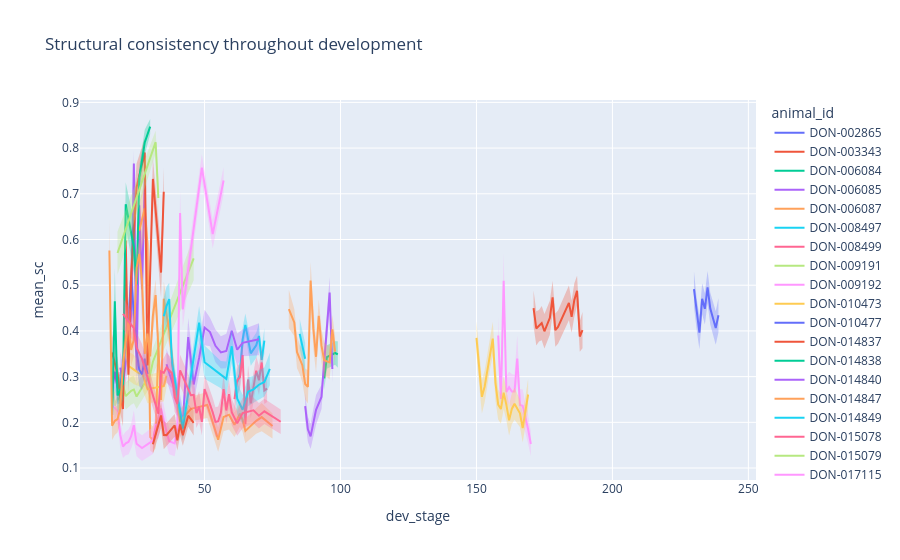

Notebook source saved alongside this figure:
### Markdown cell above
We can plot the structural consistency values as a function of developmental days:

### Code cell
# Sort the dataframe by animal ID and dev_stage
sc_df = sc_df.sort_values(by=["animal_id", "dev_stage"])

fig = nb_plotting.line_with_interval(
    data_frame=sc_df,
    x="dev_stage",
    y="mean_sc",
    error_y_mode="bands",
    error_y="std_sc",
    title="Structural consistency throughout development",
    color="animal_id",
)

fig.show()

### Figure 1 — Plotly figure (JSON) as saved in the notebook; plotly's stock layout.template omitted (floating-point values rounded to 4 significant figures)
{"data": [{"fill": "toself", "fillcolor": "rgba(99,110,250,.3)", "hoverinfo": "skip", "legendgroup": "DON-002865", "line": {"color": "rgba(255,255,255,0)"}, "showlegend": false, "type": "scatter", "x": [230, 231, 232, 233, 234, 235, 236, 238, 239, 239, 238, 236, 235, 234, 233, 232, 231, 230], "xaxis": "x", "y": [0.5295, 0.4706, 0.4324, 0.5041, 0.483, 0.5309, 0.4835, 0.443, 0.4713, 0.3972, 0.3695, 0.414, 0.4598, 0.4138, 0.4367, 0.3597, 0.4018, 0.4536], "yaxis": "y"}, {"hovertemplate": "animal_id=DON-002865<br>dev_stage=%{x}<br>mean_sc=%{y}<extra></extra>", "legendgroup": "DON-002865", "line": {"color": "#636efa", "dash": "solid"}, "marker": {"symbol": "circle"}, "mode": "lines", "name": "DON-002865", "orientation": "v", "showlegend": true, "type": "scatter", "x": [230, 231, 232, 233, 234, 235, 236, 238, 239], "xaxis": "x", "y": [0.4916, 0.4362, 0.3961, 0.4704, 0.4484, 0.4954, 0.4488, 0.4063, 0.4342], "yaxis": "y"}, {"fill": "toself", "fillcolor": "rgba(239,85,59,.3)", "hoverinfo": "skip", "legendgroup": "DON-003343", "line": {"color": "rgba(255,255,255,0)"}, "showlegend": false, "type": "scatter", "x": [171, 172, 173, 174, 175, 177, 178, 179, 180, 184, 185, 186, 187, 188, 189, 189, 188, 187, 186, 185, 184, 180, 179, 178, 177, 175, 174, 173, 172, 171], "xaxis": "x", "y": [0.4885, 0.4429, 0.4459, 0.4548, 0.4371, 0.466, 0.5097, 0.4383, 0.4449, 0.4996, 0.4663, 0.5043, 0.5205, 0.4211, 0.4414, 0.3619, 0.3545, 0.455, 0.4312, 0.3958, 0.4232, 0.3721, 0.3651, 0.4368, 0.3914, 0.3614, 0.3795, 0.3767, 0.368, 0.4108], "yaxis": "y"}, {"hovertemplate": "animal_id=DON-003343<br>dev_stage=%{x}<br>mean_sc=%{y}<extra></extra>", "legendgroup": "DON-003343", "line": {"color": "#EF553B", "dash": "solid"}, "marker": {"symbol": "circle"}, "mode": "lines", "name": "DON-003343", "orientation": "v", "showlegend": true, "type": "scatter", "x": [171, 172, 173, 174, 175, 177, 178, 179, 180, 184, 185, 186, 187, 188, 189], "xaxis": "x", "y": [0.4496, 0.4055, 0.4113, 0.4171, 0.3992, 0.4287, 0.4733, 0.4017, 0.4085, 0.4614, 0.431, 0.4678, 0.4877, 0.3878, 0.4017], "yaxis": "y"}, {"fill": "toself", "fillcolor": "rgba(0,204,150,.3)", "hoverinfo": "skip", "legendgroup": "DON-006084", "line": {"color": "rgba(255,255,255,0)"}, "showlegend": false, "type": "scatter", "x": [20, 20], "xaxis": "x", "y": [0.3505, 0.2866], "yaxis": "y"}, {"hovertemplate": "animal_id=DON-006084<br>dev_stage=%{x}<br>mean_sc=%{y}<extra></extra>", "legendgroup": "DON-006084", "line": {"color": "#00cc96", "dash": "solid"}, "marker": {"symbol": "circle"}, "mode": "lines", "name": "DON-006084", "orientation": "v", "showlegend": true, "type": "scatter", "x": [20], "xaxis": "x", "y": [0.3185], "yaxis": "y"}, {"fill": "toself", "fillcolor": "rgba(171,99,250,.3)", "hoverinfo": "skip", "legendgroup": "DON-006085", "line": {"color": "rgba(255,255,255,0)"}, "showlegend": false, "type": "scatter", "x": [19, 20, 22, 23, 24, 25, 26, 27, 28, 28, 27, 26, 25, 24, 23, 22, 20, 19], "xaxis": "x", "y": [0.3546, 0.3274, 0.4147, 0.4768, 0.7954, 0.3503, 0.7256, 0.5701, 0.769, 0.7053, 0.4116, 0.6243, 0.2708, 0.7376, 0.3929, 0.3267, 0.249, 0.2849], "yaxis": "y"}, {"hovertemplate": "animal_id=DON-006085<br>dev_stage=%{x}<br>mean_sc=%{y}<extra></extra>", "legendgroup": "DON-006085", "line": {"color": "#ab63fa", "dash": "solid"}, "marker": {"symbol": "circle"}, "mode": "lines", "name": "DON-006085", "orientation": "v", "showlegend": true, "type": "scatter", "x": [19, 20, 22, 23, 24, 25, 26, 27, 28], "xaxis": "x", "y": [0.3197, 0.2882, 0.3707, 0.4348, 0.7665, 0.3106, 0.675, 0.4909, 0.7372], "yaxis": "y"}, {"fill": "toself", "fillcolor": "rgba(255,161,90,.3)", "hoverinfo": "skip", "legendgroup": "DON-006087", "line": {"color": "rgba(255,255,255,0)"}, "showlegend": false, "type": "scatter", "x": [26, 28, 29, 30, 31, 32, 33, 33, 32, 31, 30, 29, 28, 26], "xaxis": "x", "y": [0.6793, 0.7284, 0.6286, 0.1967, 0.191, 0.2057, 0.4137, 0.3108, 0.1435, 0.1337, 0.1384, 0.5532, 0.6084, 0.5591], "yaxis": "y"}, {"hovertemplate": "animal_id=DON-006087<br>dev_stage=%{x}<br>mean_sc=%{y}<extra></extra>", "legendgroup": "DON-006087", "line": {"color": "#FFA15A", "dash": "solid"}, "marker": {"symbol": "circle"}, "mode": "lines", "name": "DON-006087", "orientation": "v", "showlegend": true, "type": "scatter", "x": [26, 28, 29, 30, 31, 32, 33], "xaxis": "x", "y": [0.6192, 0.6684, 0.5909, 0.1676, 0.1624, 0.1746, 0.3622], "yaxis": "y"}, {"fill": "toself", "fillcolor": "rgba(25,211,243,.3)", "hoverinfo": "skip", "legendgroup": "DON-008497", "line": {"color": "rgba(255,255,255,0)"}, "showlegend": false, "type": "scatter", "x": [62, 63, 64, 65, 67, 69, 70, 71, 72, 72, 71, 70, 69, 67, 65, 64, 63, 62], "xaxis": "x", "y": [0.314, 0.3352, 0.4071, 0.438, 0.3781, 0.3958, 0.4168, 0.3626, 0.4058, 0.352, 0.3105, 0.3612, 0.3411, 0.3236, 0.3884, 0.3546, 0.2755, 0.2618], "yaxis": "y"}, {"hovertemplate": "animal_id=DON-008497<br>dev_stage=%{x}<br>mean_sc=%{y}<extra></extra>", "legendgroup": "DON-008497", "line": {"color": "#19d3f3", "dash": "solid"}, "marker": {"symbol": "circle"}, "mode": "lines", "name": "DON-008497", "orientation": "v", "showlegend": true, "type": "scatter", "x": [62, 63, 64, 65, 67, 69, 70, 71, 72], "xaxis": "x", "y": [0.2879, 0.3053, 0.3808, 0.4132, 0.3509, 0.3684, 0.389, 0.3366, 0.3789], "yaxis": "y"}, {"fill": "toself", "fillcolor": "rgba(255,102,146,.3)", "hoverinfo": "skip", "legendgroup": "DON-008499", "line": {"color": "rgba(255,255,255,0)"}, "showlegend": false, "type": "scatter", "x": [61, 62, 63, 64, 65, 66, 67, 69, 70, 71, 72, 73, 73, 72, 71, 70, 69, 67, 66, 65, 64, 63, 62, 61], "xaxis": "x", "y": [0.2815, 0.326, 0.3263, 0.3773, 0.2243, 0.3244, 0.2748, 0.3441, 0.3243, 0.3666, 0.2997, 0.3029, 0.2447, 0.2399, 0.2952, 0.2598, 0.282, 0.2083, 0.2632, 0.1677, 0.3174, 0.2702, 0.2583, 0.22], "yaxis": "y"}, {"hovertemplate": "animal_id=DON-008499<br>dev_stage=%{x}<br>mean_sc=%{y}<extra></extra>", "legendgroup": "DON-008499", "line": {"color": "#FF6692", "dash": "solid"}, "marker": {"symbol": "circle"}, "mode": "lines", "name": "DON-008499", "orientation": "v", "showlegend": true, "type": "scatter", "x": [61, 62, 63, 64, 65, 66, 67, 69, 70, 71, 72, 73], "xaxis": "x", "y": [0.2507, 0.2922, 0.2983, 0.3473, 0.196, 0.2938, 0.2416, 0.313, 0.292, 0.3309, 0.2698, 0.2738], "yaxis": "y"}, {"fill": "toself", "fillcolor": "rgba(182,232,128,.3)", "hoverinfo": "skip", "legendgroup": "DON-009191", "line": {"color": "rgba(255,255,255,0)"}, "showlegend": false, "type": "scatter", "x": [16, 17, 18, 19, 20, 21, 23, 24, 25, 30, 31, 46, 46, 31, 30, 25, 24, 23, 21, 20, 19, 18, 17, 16], "xaxis": "x", "y": [0.3252, 0.2666, 0.2848, 0.2775, 0.3094, 0.2873, 0.2995, 0.3019, 0.2837, 0.3321, 0.3619, 0.606, 0.511, 0.3034, 0.2777, 0.229, 0.2416, 0.2386, 0.2274, 0.2541, 0.2178, 0.2214, 0.2064, 0.2604], "yaxis": "y"}, {"hovertemplate": "animal_id=DON-009191<br>dev_stage=%{x}<br>mean_sc=%{y}<extra></extra>", "legendgroup": "DON-009191", "line": {"color": "#B6E880", "dash": "solid"}, "marker": {"symbol": "circle"}, "mode": "lines", "name": "DON-009191", "orientation": "v", "showlegend": true, "type": "scatter", "x": [16, 17, 18, 19, 20, 21, 23, 24, 25, 30, 31, 46], "xaxis": "x", "y": [0.2928, 0.2365, 0.2531, 0.2477, 0.2817, 0.2573, 0.269, 0.2718, 0.2564, 0.3049, 0.3326, 0.5585], "yaxis": "y"}, {"fill": "toself", "fillcolor": "rgba(255,151,255,.3)", "hoverinfo": "skip", "legendgroup": "DON-009192", "line": {"color": "rgba(255,255,255,0)"}, "showlegend": false, "type": "scatter", "x": [16, 18, 19, 20, 21, 22, 23, 24, 25, 27, 31, 32, 33, 34, 36, 37, 39, 40, 41, 42, 49, 53, 57, 57, 53, 49, 42, 41, 40, 39, 37, 36, 34, 33, 32, 31, 27, 25, 24, 23, 22, 21, 20, 19, 18, 16], "xaxis": "x", "y": [0.2714, 0.2548, 0.2007, 0.1718, 0.1801, 0.1845, 0.1964, 0.2266, 0.1803, 0.172, 0.1896, 0.2243, 0.2292, 0.2665, 0.2092, 0.1876, 0.1821, 0.2192, 0.7063, 0.4857, 0.7866, 0.6428, 0.7579, 0.7, 0.5806, 0.7282, 0.4085, 0.6096, 0.1579, 0.1261, 0.1301, 0.1508, 0.1937, 0.1641, 0.1639, 0.1305, 0.1154, 0.1257, 0.1607, 0.1429, 0.1295, 0.1278, 0.1222, 0.144, 0.1954, 0.2038], "yaxis": "y"}, {"hovertemplate": "animal_id=DON-009192<br>dev_stage=%{x}<br>mean_sc=%{y}<extra></extra>", "legendgroup": "DON-009192", "line": {"color": "#FF97FF", "dash": "solid"}, "marker": {"symbol": "circle"}, "mode": "lines", "name": "DON-009192", "orientation": "v", "showlegend": true, "type": "scatter", "x": [16, 18, 19, 20, 21, 22, 23, 24, 25, 27, 31, 32, 33, 34, 36, 37, 39, 40, 41, 42, 49, 53, 57], "xaxis": "x", "y": [0.2376, 0.2251, 0.1724, 0.147, 0.1539, 0.157, 0.1697, 0.1936, 0.153, 0.1437, 0.16, 0.1941, 0.1966, 0.2301, 0.18, 0.1588, 0.1541, 0.1886, 0.658, 0.4471, 0.7574, 0.6117, 0.7289], "yaxis": "y"}, {"fill": "toself", "fillcolor": "rgba(254,203,82,.3)", "hoverinfo": "skip", "legendgroup": "DON-010473", "line": {"color": "rgba(255,255,255,0)"}, "showlegend": false, "type": "scatter", "x": [21, 22, 24, 26, 27, 29, 35, 36, 36, 35, 29, 27, 26, 24, 22, 21], "xaxis": "x", "y": [0.4128, 0.3553, 0.3474, 0.3351, 0.3411, 0.3032, 0.3131, 0.3279, 0.276, 0.2456, 0.2418, 0.2751, 0.2788, 0.2832, 0.2926, 0.336], "yaxis": "y"}, {"hovertemplate": "animal_id=DON-010473<br>dev_stage=%{x}<br>mean_sc=%{y}<extra></extra>", "legendgroup": "DON-010473", "line": {"color": "#FECB52", "dash": "solid"}, "marker": {"symbol": "circle"}, "mode": "lines", "name": "DON-010473", "orientation": "v", "showlegend": true, "type": "scatter", "x": [21, 22, 24, 26, 27, 29, 35, 36], "xaxis": "x", "y": [0.3744, 0.3239, 0.3153, 0.307, 0.3081, 0.2725, 0.2793, 0.3019], "yaxis": "y"}, {"fill": "toself", "fillcolor": "rgba(99,110,250,.3)", "hoverinfo": "skip", "legendgroup": "DON-010477", "line": {"color": "rgba(255,255,255,0)"}, "showlegend": false, "type": "scatter", "x": [16, 17, 18, 19, 22, 23, 25, 26, 27, 28, 29, 29, 28, 27, 26, 25, 23, 22, 19, 18, 17, 16], "xaxis": "x", "y": [0.306, 0.3468, 0.3121, 0.3089, 0.4539, 0.5854, 0.3892, 0.3515, 0.3395, 0.3778, 0.3426, 0.2679, 0.3008, 0.2706, 0.2787, 0.3231, 0.4528, 0.3832, 0.2418, 0.2396, 0.2748, 0.229], "yaxis": "y"}, {"hovertemplate": "animal_id=DON-010477<br>dev_stage=%{x}<br>mean_sc=%{y}<extra></extra>", "legendgroup": "DON-010477", "line": {"color": "#636efa", "dash": "solid"}, "marker": {"symbol": "circle"}, "mode": "lines", "name": "DON-010477", "orientation": "v", "showlegend": true, "type": "scatter", "x": [16, 17, 18, 19, 22, 23, 25, 26, 27, 28, 29], "xaxis": "x", "y": [0.2675, 0.3108, 0.2758, 0.2753, 0.4186, 0.5191, 0.3561, 0.3151, 0.3051, 0.3393, 0.3053], "yaxis": "y"}, {"fill": "toself", "fillcolor": "rgba(239,85,59,.3)", "hoverinfo": "skip", "legendgroup": "DON-014837", "line": {"color": "rgba(255,255,255,0)"}, "showlegend": false, "type": "scatter", "x": [16, 18, 19, 20, 21, 22, 23, 25, 28, 29, 31, 34, 35, 35, 34, 31, 29, 28, 25, 23, 22, 21, 20, 19, 18, 16], "xaxis": "x", "y": [0.3933, 0.3399, 0.2915, 0.2664, 0.6331, 0.3456, 0.5968, 0.7664, 0.8216, 0.364, 0.7767, 0.5832, 0.7572, 0.6519, 0.4723, 0.6884, 0.2849, 0.7591, 0.662, 0.4455, 0.2629, 0.5628, 0.1916, 0.2204, 0.2715, 0.3123], "yaxis": "y"}, {"hovertemplate": "animal_id=DON-014837<br>dev_stage=%{x}<br>mean_sc=%{y}<extra></extra>", "legendgroup": "DON-014837", "line": {"color": "#EF553B", "dash": "solid"}, "marker": {"symbol": "circle"}, "mode": "lines", "name": "DON-014837", "orientation": "v", "showlegend": true, "type": "scatter", "x": [16, 18, 19, 20, 21, 22, 23, 25, 28, 29, 31, 34, 35], "xaxis": "x", "y": [0.3528, 0.3057, 0.2559, 0.229, 0.598, 0.3043, 0.5211, 0.7142, 0.7904, 0.3244, 0.7325, 0.5277, 0.7045], "yaxis": "y"}, {"fill": "toself", "fillcolor": "rgba(0,204,150,.3)", "hoverinfo": "skip", "legendgroup": "DON-014838", "line": {"color": "rgba(255,255,255,0)"}, "showlegend": false, "type": "scatter", "x": [16, 17, 18, 20, 21, 24, 25, 26, 28, 30, 30, 28, 26, 25, 24, 21, 20, 18, 17, 16], "xaxis": "x", "y": [0.2495, 0.5374, 0.2961, 0.3199, 0.7251, 0.6404, 0.538, 0.7599, 0.8399, 0.8637, 0.8305, 0.7847, 0.7111, 0.4655, 0.527, 0.629, 0.2485, 0.2211, 0.3922, 0.1829], "yaxis": "y"}, {"hovertemplate": "animal_id=DON-014838<br>dev_stage=%{x}<br>mean_sc=%{y}<extra></extra>", "legendgroup": "DON-014838", "line": {"color": "#00cc96", "dash": "solid"}, "marker": {"symbol": "circle"}, "mode": "lines", "name": "DON-014838", "orientation": "v", "showlegend": true, "type": "scatter", "x": [16, 17, 18, 20, 21, 24, 25, 26, 28, 30], "xaxis": "x", "y": [0.2162, 0.4648, 0.2586, 0.2842, 0.6771, 0.5837, 0.5017, 0.7355, 0.8123, 0.8471], "yaxis": "y"}, {"fill": "toself", "fillcolor": "rgba(171,99,250,.3)", "hoverinfo": "skip", "legendgroup": "DON-014840", "line": {"color": "rgba(255,255,255,0)"}, "showlegend": false, "type": "scatter", "x": [36, 40, 42, 44, 46, 48, 50, 52, 54, 56, 58, 60, 62, 64, 70, 70, 64, 62, 60, 58, 56, 54, 52, 50, 48, 46, 44, 42, 40, 36], "xaxis": "x", "y": [0.361, 0.2886, 0.2316, 0.4283, 0.3201, 0.376, 0.4462, 0.4289, 0.4033, 0.3885, 0.3941, 0.4348, 0.3945, 0.4032, 0.417, 0.3467, 0.3448, 0.3231, 0.3664, 0.3182, 0.3176, 0.3316, 0.3662, 0.3686, 0.3059, 0.2457, 0.3446, 0.1663, 0.2158, 0.2933], "yaxis": "y"}, {"hovertemplate": "animal_id=DON-014840<br>dev_stage=%{x}<br>mean_sc=%{y}<extra></extra>", "legendgroup": "DON-014840", "line": {"color": "#ab63fa", "dash": "solid"}, "marker": {"symbol": "circle"}, "mode": "lines", "name": "DON-014840", "orientation": "v", "showlegend": true, "type": "scatter", "x": [36, 40, 42, 44, 46, 48, 50, 52, 54, 56, 58, 60, 62, 64, 70], "xaxis": "x", "y": [0.3272, 0.2522, 0.199, 0.3864, 0.2829, 0.3409, 0.4074, 0.3976, 0.3675, 0.353, 0.3562, 0.4006, 0.3588, 0.374, 0.3818], "yaxis": "y"}, {"fill": "toself", "fillcolor": "rgba(255,161,90,.3)", "hoverinfo": "skip", "legendgroup": "DON-014847", "line": {"color": "rgba(255,255,255,0)"}, "showlegend": false, "type": "scatter", "x": [15, 16, 17, 18, 19, 20, 22, 23, 24, 25, 26, 27, 28, 29, 30, 31, 32, 33, 34, 35, 37, 39, 41, 45, 51, 55, 57, 59, 61, 63, 64, 65, 69, 71, 75, 75, 71, 69, 65, 64, 63, 61, 59, 57, 55, 51, 45, 41, 39, 37, 35, 34, 33, 32, 31, 30, 29, 28, 27, 26, 25, 24, 23, 22, 20, 19, 18, 17, 16, 15], "xaxis": "x", "y": [0.6446, 0.2243, 0.2346, 0.2367, 0.2617, 0.3618, 0.4643, 0.3933, 0.4188, 0.5743, 0.5993, 0.5484, 0.386, 0.4344, 0.3745, 0.4697, 0.5127, 0.3984, 0.2775, 0.5081, 0.4347, 0.3159, 0.2288, 0.2566, 0.2661, 0.1886, 0.2427, 0.2491, 0.2216, 0.2478, 0.2325, 0.2082, 0.2313, 0.2422, 0.2193, 0.1648, 0.1806, 0.1753, 0.1545, 0.1788, 0.1901, 0.1679, 0.1843, 0.1808, 0.1356, 0.2096, 0.2024, 0.175, 0.2541, 0.3674, 0.4329, 0.22, 0.3285, 0.4442, 0.3965, 0.3139, 0.3538, 0.3127, 0.472, 0.5376, 0.5019, 0.3447, 0.3234, 0.3814, 0.2955, 0.1979, 0.1775, 0.1722, 0.1611, 0.5071], "yaxis": "y"}, {"hovertemplate": "animal_id=DON-014847<br>dev_stage=%{x}<br>mean_sc=%{y}<extra></extra>", "legendgroup": "DON-014847", "line": {"color": "#FFA15A", "dash": "solid"}, "marker": {"symbol": "circle"}, "mode": "lines", "name": "DON-014847", "orientation": "v", "showlegend": true, "type": "scatter", "x": [15, 16, 17, 18, 19, 20, 22, 23, 24, 25, 26, 27, 28, 29, 30, 31, 32, 33, 34, 35, 37, 39, 41, 45, 51, 55, 57, 59, 61, 63, 64, 65, 69, 71, 75], "xaxis": "x", "y": [0.5758, 0.1927, 0.2034, 0.2071, 0.2298, 0.3286, 0.4229, 0.3583, 0.3817, 0.5381, 0.5685, 0.5102, 0.3493, 0.3941, 0.3442, 0.4331, 0.4785, 0.3634, 0.2487, 0.4705, 0.401, 0.285, 0.2019, 0.2295, 0.2379, 0.1621, 0.2117, 0.2167, 0.1948, 0.219, 0.2056, 0.1813, 0.2033, 0.2114, 0.192], "yaxis": "y"}, {"fill": "toself", "fillcolor": "rgba(25,211,243,.3)", "hoverinfo": "skip", "legendgroup": "DON-014849", "line": {"color": "rgba(255,255,255,0)"}, "showlegend": false, "type": "scatter", "x": [35, 36, 37, 38, 42, 48, 50, 56, 58, 60, 62, 64, 66, 68, 70, 72, 74, 74, 72, 70, 68, 66, 64, 62, 60, 58, 56, 50, 48, 42, 38, 37, 36, 35], "xaxis": "x", "y": [0.473, 0.4964, 0.5056, 0.3598, 0.2134, 0.4546, 0.3679, 0.3342, 0.3332, 0.4033, 0.2868, 0.2597, 0.2987, 0.3017, 0.3146, 0.3201, 0.352, 0.2814, 0.2563, 0.25, 0.2427, 0.2351, 0.1955, 0.2172, 0.3296, 0.2569, 0.2744, 0.2954, 0.3814, 0.1595, 0.3008, 0.4336, 0.412, 0.3913], "yaxis": "y"}, {"hovertemplate": "animal_id=DON-014849<br>dev_stage=%{x}<br>mean_sc=%{y}<extra></extra>", "legendgroup": "DON-014849", "line": {"color": "#19d3f3", "dash": "solid"}, "marker": {"symbol": "circle"}, "mode": "lines", "name": "DON-014849", "orientation": "v", "showlegend": true, "type": "scatter", "x": [35, 36, 37, 38, 42, 48, 50, 56, 58, 60, 62, 64, 66, 68, 70, 72, 74], "xaxis": "x", "y": [0.4322, 0.4542, 0.4696, 0.3303, 0.1864, 0.418, 0.3316, 0.3043, 0.295, 0.3664, 0.252, 0.2276, 0.2669, 0.2722, 0.2823, 0.2882, 0.3167], "yaxis": "y"}, {"fill": "toself", "fillcolor": "rgba(255,102,146,.3)", "hoverinfo": "skip", "legendgroup": "DON-015078", "line": {"color": "rgba(255,255,255,0)"}, "showlegend": false, "type": "scatter", "x": [20, 24, 25, 27, 33, 34, 35, 36, 38, 39, 40, 41, 45, 46, 47, 48, 49, 50, 53, 54, 55, 56, 57, 58, 59, 60, 62, 64, 68, 70, 72, 76, 78, 78, 76, 72, 70, 68, 64, 62, 60, 59, 58, 57, 56, 55, 54, 53, 50, 49, 48, 47, 46, 45, 41, 40, 39, 38, 36, 35, 34, 33, 27, 25, 24, 20], "xaxis": "x", "y": [0.4714, 0.4354, 0.3966, 0.3713, 0.2442, 0.3347, 0.3406, 0.3525, 0.3394, 0.2873, 0.2678, 0.3478, 0.2917, 0.2902, 0.2526, 0.2679, 0.2303, 0.3047, 0.2534, 0.2332, 0.2348, 0.2534, 0.3054, 0.2546, 0.2924, 0.2511, 0.2249, 0.2535, 0.2544, 0.2425, 0.2518, 0.2354, 0.2279, 0.1747, 0.1813, 0.1963, 0.1864, 0.198, 0.1869, 0.1708, 0.1938, 0.2307, 0.1973, 0.2395, 0.1886, 0.1697, 0.1686, 0.1907, 0.241, 0.1715, 0.2008, 0.1876, 0.2303, 0.2267, 0.2796, 0.2126, 0.2227, 0.2752, 0.2874, 0.276, 0.288, 0.1938, 0.3066, 0.3299, 0.3772, 0.4036], "yaxis": "y"}, {"hovertemplate": "animal_id=DON-015078<br>dev_stage=%{x}<br>mean_sc=%{y}<extra></extra>", "legendgroup": "DON-015078", "line": {"color": "#FF6692", "dash": "solid"}, "marker": {"symbol": "circle"}, "mode": "lines", "name": "DON-015078", "orientation": "v", "showlegend": true, "type": "scatter", "x": [20, 24, 25, 27, 33, 34, 35, 36, 38, 39, 40, 41, 45, 46, 47, 48, 49, 50, 53, 54, 55, 56, 57, 58, 59, 60, 62, 64, 68, 70, 72, 76, 78], "xaxis": "x", "y": [0.4375, 0.4063, 0.3632, 0.3389, 0.219, 0.3114, 0.3083, 0.32, 0.3073, 0.255, 0.2402, 0.3137, 0.2592, 0.2602, 0.2201, 0.2344, 0.2009, 0.2728, 0.2221, 0.2009, 0.2022, 0.221, 0.2724, 0.226, 0.2615, 0.2224, 0.1978, 0.2202, 0.2262, 0.2145, 0.2241, 0.2084, 0.2013], "yaxis": "y"}, {"fill": "toself", "fillcolor": "rgba(182,232,128,.3)", "hoverinfo": "skip", "legendgroup": "DON-015079", "line": {"color": "rgba(255,255,255,0)"}, "showlegend": false, "type": "scatter", "x": [18, 32, 33, 33, 32, 18], "xaxis": "x", "y": [0.6177, 0.8378, 0.7317, 0.6501, 0.7881, 0.5234], "yaxis": "y"}, {"hovertemplate": "animal_id=DON-015079<br>dev_stage=%{x}<br>mean_sc=%{y}<extra></extra>", "legendgroup": "DON-015079", "line": {"color": "#B6E880", "dash": "solid"}, "marker": {"symbol": "circle"}, "mode": "lines", "name": "DON-015079", "orientation": "v", "showlegend": true, "type": "scatter", "x": [18, 32, 33], "xaxis": "x", "y": [0.5706, 0.8129, 0.6909], "yaxis": "y"}, {"fill": "toself", "fillcolor": "rgba(255,151,255,.3)", "hoverinfo": "skip", "legendgroup": "DON-017115", "line": {"color": "rgba(255,255,255,0)"}, "showlegend": false, "type": "scatter", "x": [158, 159, 160, 161, 162, 163, 164, 165, 166, 167, 168, 169, 170, 170, 169, 168, 167, 166, 165, 164, 163, 162, 161, 160, 159, 158], "xaxis": "x", "y": [0.4312, 0.2833, 0.5694, 0.3009, 0.3104, 0.3056, 0.3039, 0.3904, 0.2731, 0.2717, 0.2404, 0.2161, 0.1786, 0.1265, 0.1539, 0.1793, 0.201, 0.2027, 0.2886, 0.2313, 0.2296, 0.2434, 0.2323, 0.4501, 0.2189, 0.3488], "yaxis": "y"}, {"hovertemplate": "animal_id=DON-017115<br>dev_stage=%{x}<br>mean_sc=%{y}<extra></extra>", "legendgroup": "DON-017115", "line": {"color": "#FF97FF", "dash": "solid"}, "marker": {"symbol": "circle"}, "mode": "lines", "name": "DON-017115", "orientation": "v", "showlegend": true, "type": "scatter", "x": [158, 159, 160, 161, 162, 163, 164, 165, 166, 167, 168, 169, 170], "xaxis": "x", "y": [0.39, 0.2511, 0.5097, 0.2666, 0.2769, 0.2676, 0.2676, 0.3395, 0.2379, 0.2363, 0.2099, 0.185, 0.1525], "yaxis": "y"}, {"fill": "toself", "fillcolor": "rgba(254,203,82,.3)", "hoverinfo": "skip", "legendgroup": "DON-017118", "line": {"color": "rgba(255,255,255,0)"}, "showlegend": false, "type": "scatter", "x": [150, 151, 152, 153, 155, 156, 157, 158, 159, 160, 161, 162, 163, 164, 166, 167, 169, 169, 167, 166, 164, 163, 162, 161, 160, 159, 158, 157, 156, 155, 153, 152, 151, 150], "xaxis": "x", "y": [0.4209, 0.3621, 0.2922, 0.3128, 0.3851, 0.42, 0.3247, 0.2717, 0.2609, 0.302, 0.2723, 0.2378, 0.2629, 0.2758, 0.25, 0.2191, 0.2949, 0.227, 0.1558, 0.1898, 0.2055, 0.1958, 0.171, 0.2044, 0.228, 0.1975, 0.2056, 0.2469, 0.3463, 0.3166, 0.2432, 0.2193, 0.281, 0.3489], "yaxis": "y"}, {"hovertemplate": "animal_id=DON-017118<br>dev_stage=%{x}<br>mean_sc=%{y}<extra></extra>", "legendgroup": "DON-017118", "line": {"color": "#FECB52", "dash": "solid"}, "marker": {"symbol": "circle"}, "mode": "lines", "name": "DON-017118", "orientation": "v", "showlegend": true, "type": "scatter", "x": [150, 151, 152, 153, 155, 156, 157, 158, 159, 160, 161, 162, 163, 164, 166, 167, 169], "xaxis": "x", "y": [0.3849, 0.3216, 0.2557, 0.278, 0.3509, 0.3831, 0.2858, 0.2387, 0.2292, 0.265, 0.2383, 0.2044, 0.2293, 0.2406, 0.2199, 0.1874, 0.261], "yaxis": "y"}, {"fill": "toself", "fillcolor": "rgba(99,110,250,.3)", "hoverinfo": "skip", "legendgroup": "DON-019213", "line": {"color": "rgba(255,255,255,0)"}, "showlegend": false, "type": "scatter", "x": [34, 34], "xaxis": "x", "y": [0.7935, 0.7388], "yaxis": "y"}, {"hovertemplate": "animal_id=DON-019213<br>dev_stage=%{x}<br>mean_sc=%{y}<extra></extra>", "legendgroup": "DON-019213", "line": {"color": "#636efa", "dash": "solid"}, "marker": {"symbol": "circle"}, "mode": "lines", "name": "DON-019213", "orientation": "v", "showlegend": true, "type": "scatter", "x": [34], "xaxis": "x", "y": [0.7661], "yaxis": "y"}, {"fill": "toself", "fillcolor": "rgba(239,85,59,.3)", "hoverinfo": "skip", "legendgroup": "DON-019542", "line": {"color": "rgba(255,255,255,0)"}, "showlegend": false, "type": "scatter", "x": [31, 34, 35, 36, 39, 40, 41, 42, 43, 44, 46, 46, 44, 43, 42, 41, 40, 39, 36, 35, 34, 31], "xaxis": "x", "y": [0.1736, 0.2432, 0.2034, 0.1978, 0.2184, 0.1827, 0.2207, 0.1952, 0.2167, 0.2388, 0.2261, 0.1713, 0.1902, 0.1692, 0.1486, 0.1703, 0.1382, 0.1683, 0.1463, 0.1411, 0.1867, 0.1307], "yaxis": "y"}, {"hovertemplate": "animal_id=DON-019542<br>dev_stage=%{x}<br>mean_sc=%{y}<extra></extra>", "legendgroup": "DON-019542", "line": {"color": "#EF553B", "dash": "solid"}, "marker": {"symbol": "circle"}, "mode": "lines", "name": "DON-019542", "orientation": "v", "showlegend": true, "type": "scatter", "x": [31, 34, 35, 36, 39, 40, 41, 42, 43, 44, 46], "xaxis": "x", "y": [0.1522, 0.215, 0.1723, 0.172, 0.1933, 0.1604, 0.1955, 0.1719, 0.193, 0.2145, 0.1987], "yaxis": "y"}, {"fill": "toself", "fillcolor": "rgba(0,204,150,.3)", "hoverinfo": "skip", "legendgroup": "DON-019608", "line": {"color": "rgba(255,255,255,0)"}, "showlegend": false, "type": "scatter", "x": [94, 95, 98, 99, 99, 98, 95, 94], "xaxis": "x", "y": [0.3206, 0.3685, 0.3773, 0.3773, 0.3196, 0.3261, 0.3172, 0.272], "yaxis": "y"}, {"hovertemplate": "animal_id=DON-019608<br>dev_stage=%{x}<br>mean_sc=%{y}<extra></extra>", "legendgroup": "DON-019608", "line": {"color": "#00cc96", "dash": "solid"}, "marker": {"symbol": "circle"}, "mode": "lines", "name": "DON-019608", "orientation": "v", "showlegend": true, "type": "scatter", "x": [94, 95, 98, 99], "xaxis": "x", "y": [0.2963, 0.3428, 0.3517, 0.3484], "yaxis": "y"}, {"fill": "toself", "fillcolor": "rgba(171,99,250,.3)", "hoverinfo": "skip", "legendgroup": "DON-019609", "line": {"color": "rgba(255,255,255,0)"}, "showlegend": false, "type": "scatter", "x": [87, 88, 89, 90, 91, 93, 96, 97, 97, 96, 93, 91, 90, 89, 88, 87], "xaxis": "x", "y": [0.2642, 0.2121, 0.1968, 0.2263, 0.2599, 0.2825, 0.5181, 0.3458, 0.2877, 0.4498, 0.2288, 0.195, 0.1681, 0.1416, 0.1576, 0.2066], "yaxis": "y"}, {"hovertemplate": "animal_id=DON-019609<br>dev_stage=%{x}<br>mean_sc=%{y}<extra></extra>", "legendgroup": "DON-019609", "line": {"color": "#ab63fa", "dash": "solid"}, "marker": {"symbol": "circle"}, "mode": "lines", "name": "DON-019609", "orientation": "v", "showlegend": true, "type": "scatter", "x": [87, 88, 89, 90, 91, 93, 96, 97], "xaxis": "x", "y": [0.2354, 0.1849, 0.1692, 0.1972, 0.2274, 0.2556, 0.484, 0.3167], "yaxis": "y"}, {"fill": "toself", "fillcolor": "rgba(255,161,90,.3)", "hoverinfo": "skip", "legendgroup": "DON-019747", "line": {"color": "rgba(255,255,255,0)"}, "showlegend": false, "type": "scatter", "x": [81, 83, 84, 85, 86, 87, 88, 89, 90, 91, 92, 93, 94, 95, 96, 97, 98, 98, 97, 96, 95, 94, 93, 92, 91, 90, 89, 88, 87, 86, 85, 84, 83, 81], "xaxis": "x", "y": [0.4894, 0.4482, 0.3891, 0.3693, 0.3615, 0.3181, 0.3138, 0.5505, 0.4485, 0.378, 0.469, 0.4039, 0.3745, 0.3679, 0.3689, 0.435, 0.3886, 0.3213, 0.3718, 0.2935, 0.299, 0.2973, 0.3314, 0.3969, 0.3088, 0.3624, 0.4694, 0.2415, 0.25, 0.2872, 0.3054, 0.3184, 0.389, 0.4058], "yaxis": "y"}, {"hovertemplate": "animal_id=DON-019747<br>dev_stage=%{x}<br>mean_sc=%{y}<extra></extra>", "legendgroup": "DON-019747", "line": {"color": "#FFA15A", "dash": "solid"}, "marker": {"symbol": "circle"}, "mode": "lines", "name": "DON-019747", "orientation": "v", "showlegend": true, "type": "scatter", "x": [81, 83, 84, 85, 86, 87, 88, 89, 90, 91, 92, 93, 94, 95, 96, 97, 98], "xaxis": "x", "y": [0.4476, 0.4186, 0.3538, 0.3373, 0.3244, 0.284, 0.2776, 0.51, 0.4054, 0.3434, 0.4329, 0.3676, 0.3359, 0.3334, 0.3312, 0.4034, 0.3549], "yaxis": "y"}, {"fill": "toself", "fillcolor": "rgba(25,211,243,.3)", "hoverinfo": "skip", "legendgroup": "DON-019748", "line": {"color": "rgba(255,255,255,0)"}, "showlegend": false, "type": "scatter", "x": [85, 87, 87, 85], "xaxis": "x", "y": [0.4262, 0.3736, 0.3046, 0.3608], "yaxis": "y"}, {"hovertemplate": "animal_id=DON-019748<br>dev_stage=%{x}<br>mean_sc=%{y}<extra></extra>", "legendgroup": "DON-019748", "line": {"color": "#19d3f3", "dash": "solid"}, "marker": {"symbol": "circle"}, "mode": "lines", "name": "DON-019748", "orientation": "v", "showlegend": true, "type": "scatter", "x": [85, 87], "xaxis": "x", "y": [0.3935, 0.3391], "yaxis": "y"}], "layout": {"legend": {"title": {"text": "animal_id"}, "tracegroupgap": 0}, "title": {"text": "Structural consistency throughout development"}, "xaxis": {"anchor": "y", "domain": [0, 1], "title": {"text": "dev_stage"}}, "yaxis": {"anchor": "x", "domain": [0, 1], "title": {"text": "mean_sc"}}}}
